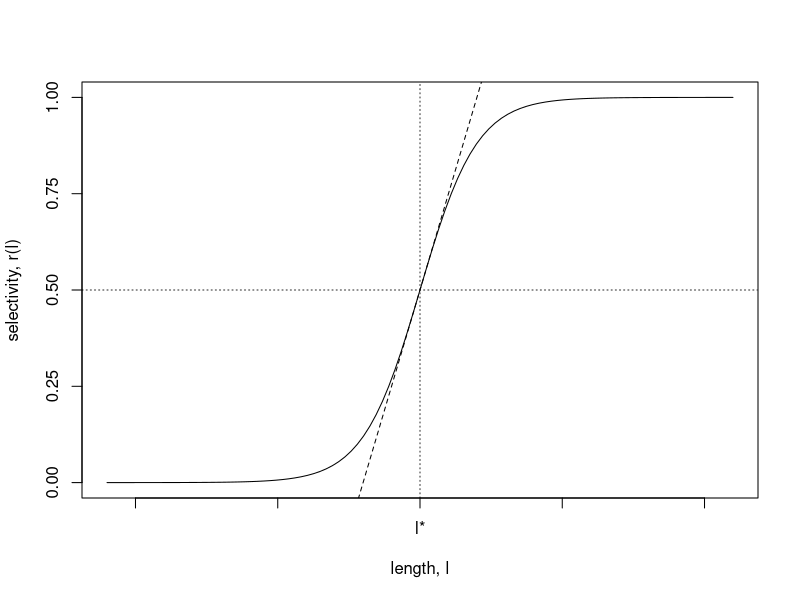
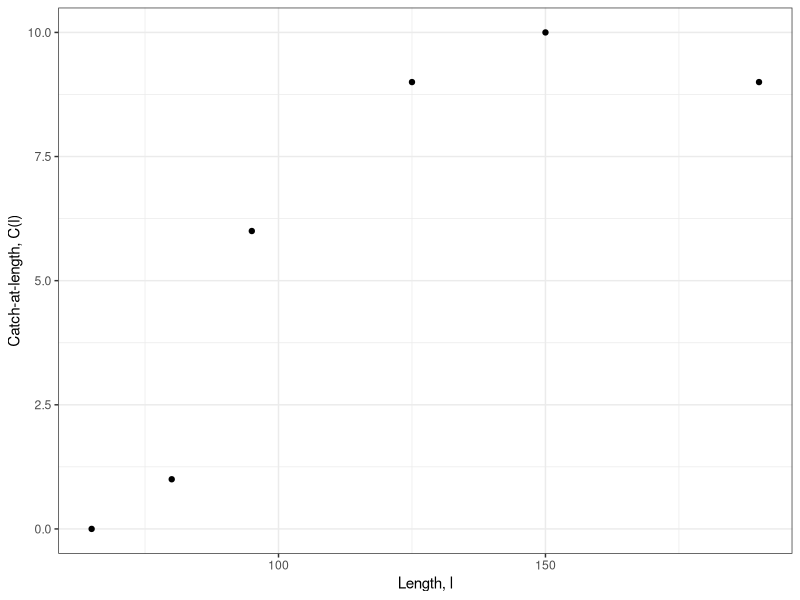
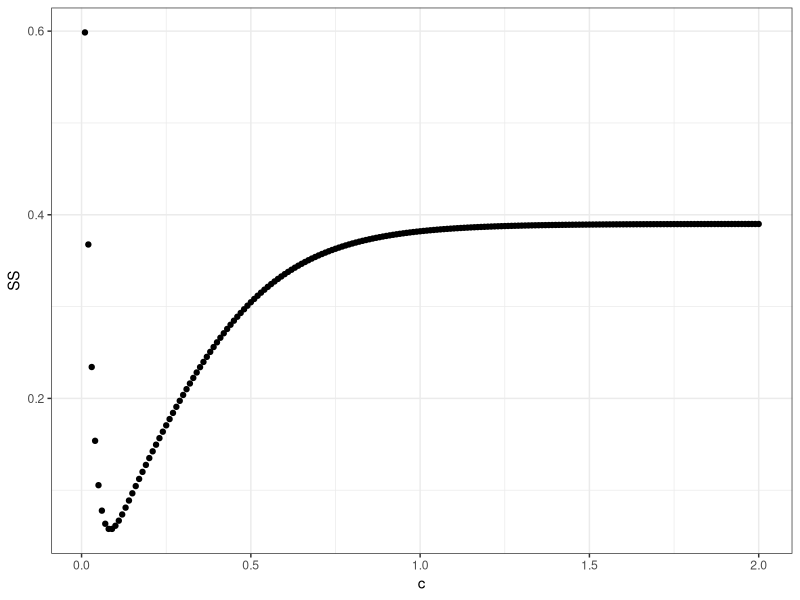
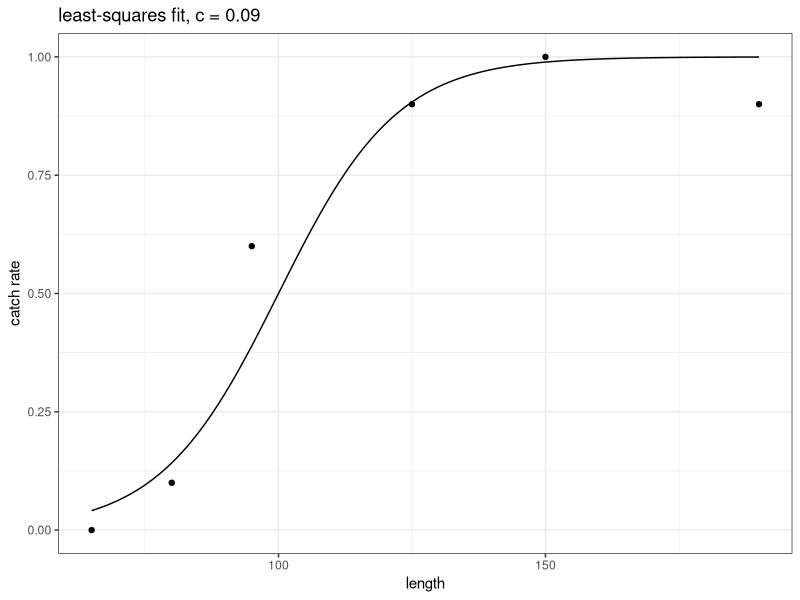
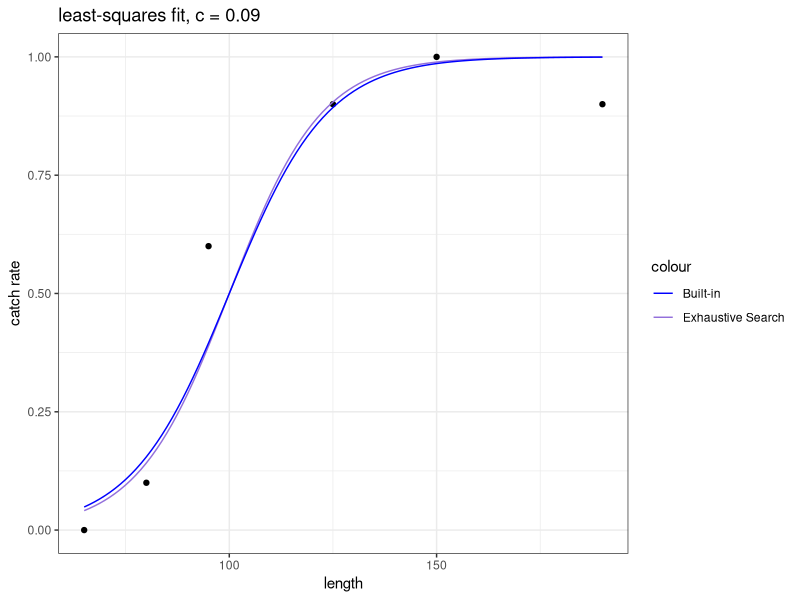
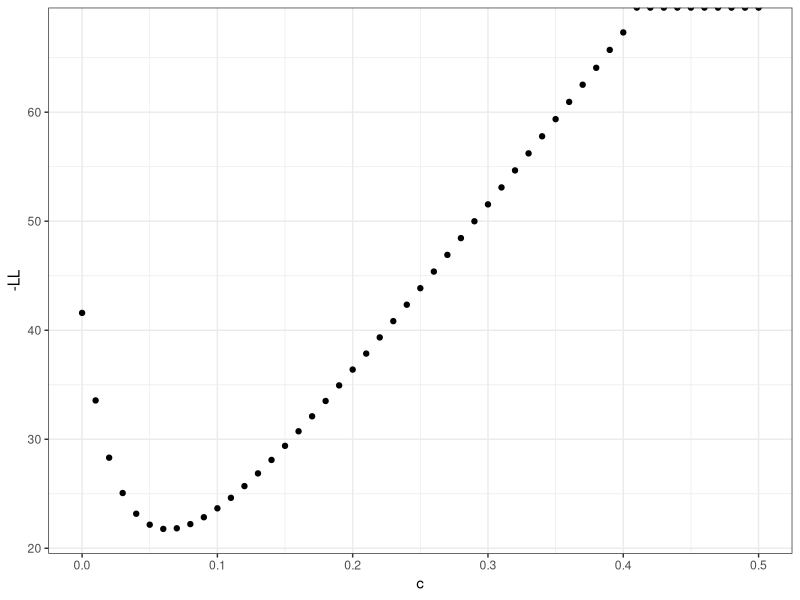
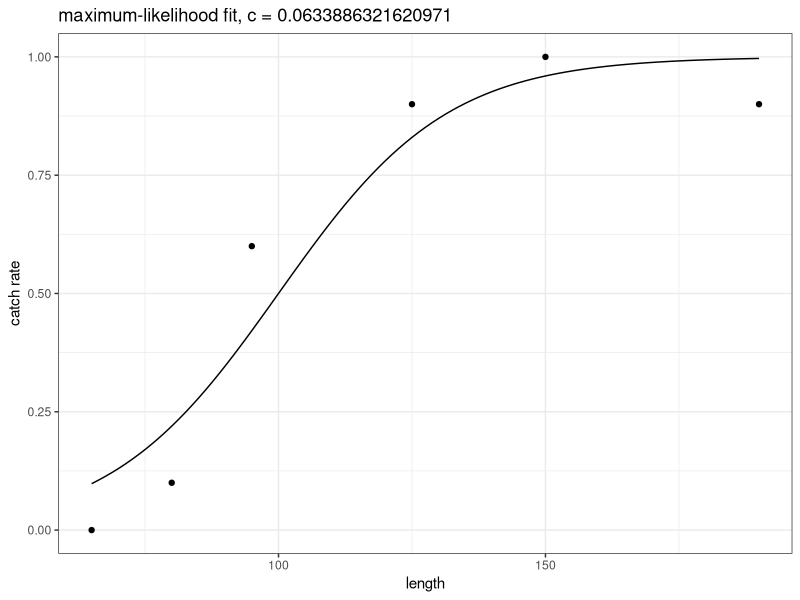
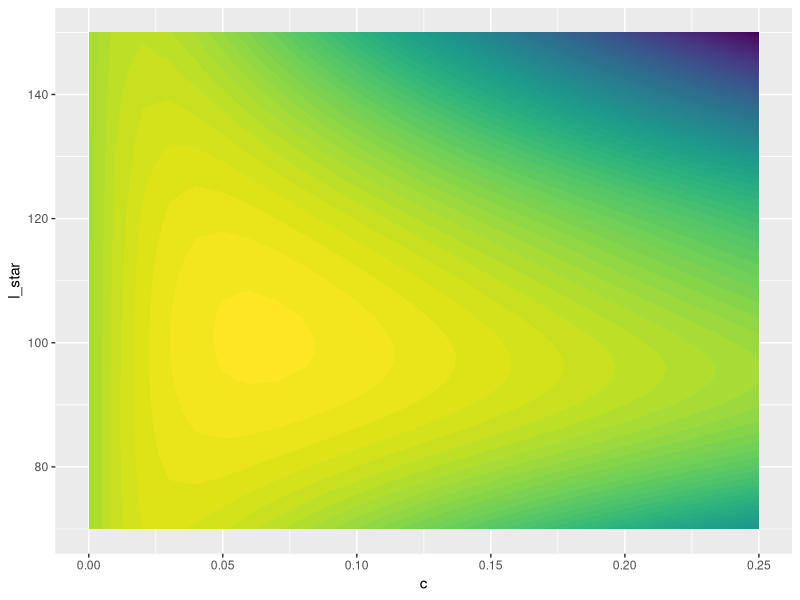

Reproduce these figures in R, in order.
## ---- chunk 1
knitr::opts_chunk$set(echo = TRUE)
knitr::opts_chunk$set(tidy=FALSE)
library(ggplot2)
## ---- chunk 2

l_star_example <- 0
c_example <- 1

m_example <- 
r_example <- function(l) exp(c_example*(l - l_star_example))/( 1 + exp(c_example*(l - l_star_example)) )

plot(r_example,xlim=c(-11,11),xlab="length, l",ylab="selectivity, r(l)",xaxt="n",yaxt="n")
abline(v=0,lty=3,col="grey20")
abline(h=1/2,lty=3,col="grey20")
abline(a=1/2 ,b=1/4,lty=2)
axis(1,at=c(-10,-5,0,5,10),labels = c("","","l*","",""))
axis(2,at=c(0,0.25,0.5,.75,1))
## ---- chunk 3
scallop_data <- data.frame(
  length_bin = c(65,80,95,125,150,190),
  catch_at_length = c(0,1,6,9,10,9),
  escapes_at_length = c(10,9,4,1,0,1)
)

ggplot(scallop_data, aes(x=length_bin,y=catch_at_length)) + 
  geom_point() + 
  theme_bw() + 
  labs(x='Length, l',y='Catch-at-length, C(l)')
## ---- chunk 4
f_selectivity_1d <- function(l,c_){
  capture_rate <- exp(c_*(l - 100))/( 1 + exp(c_*(l - 100)) )
  return(capture_rate)
}
## ---- chunk 5
SS_f_selectivity_1d <- function(c_,length_classes,catch_rates){
  squared_errors <- (f_selectivity_1d(length_classes,c_) - catch_rates)^2
  output <- sum(squared_errors)
  return(output)
}
## ---- chunk 6
v_c_values <- seq(0.01,2,by=0.01)
v_SS_vs_c <- vector()

catch_rates <- scallop_data$catch_at_length / 10

for(c_i in v_c_values){
 v_SS_vs_c <- c(v_SS_vs_c,SS_f_selectivity_1d(c_i,scallop_data$length_bin,catch_rates))
  }
## ---- chunk 7
df_plot_SS <- data.frame(c=v_c_values,SS=v_SS_vs_c)

ggplot(df_plot_SS,aes(x=c,y=SS)) +
  geom_point() + theme_bw()
## ---- chunk 8
c_exhaustive_search <- v_c_values[which.min(v_SS_vs_c)]
## ---- chunk 9

ggplot(scallop_data,aes(x=length_bin,y=catch_at_length/10)) +
  geom_point() + 
  geom_function(fun = ~ f_selectivity_1d(.x,c_exhaustive_search)) + 
  theme_bw() +
  labs(x="length",y="catch rate",title=paste("least-squares fit, c =",c_exhaustive_search))

## ---- chunk 10
c_r_optim <- optim(0.1, 
                   fn = function(c_) SS_f_selectivity_1d(c_,scallop_data$length_bin,catch_rates),
                   method="BFGS")$par
c_exhaustive_search <- v_c_values[which.min(v_SS_vs_c)]
## ---- chunk 11
colors <- c('Exhaustive Search' = 'mediumpurple','Built-in'='blue1')
ggplot(data=scallop_data,aes(x = length_bin, y = catch_at_length/10)) +
  geom_point() +
  geom_function(fun = ~ f_selectivity_1d(.x, c_exhaustive_search),aes(color='Exhaustive Search')) +
  geom_function(fun = ~ f_selectivity_1d(.x, c_r_optim),aes(color='Built-in')) +
  theme_bw() +
  labs(x="length",y="catch rate",title=paste("least-squares fit, c =",c_exhaustive_search)) + 
  scale_color_manual(values = colors)
## ---- chunk 12

LL_f_selectivity_1d <- function(c_,length_classes,catch_at_length,escape_at_length){
  
  LL_out <- 0
  
  for(i_length_class in 1:length(length_classes)){
    
    length_class_i <- length_classes[i_length_class]
    LL_i <- catch_at_length[i_length_class]*log(f_selectivity_1d(length_class_i,c_)) + 
      escape_at_length[i_length_class]*log(1-f_selectivity_1d(length_class_i,c_))
    
    LL_out <- LL_out + LL_i
    
  }
  
  return(LL_out)
}
## ---- chunk 13
f_LL_scallop_data <- function(x) LL_f_selectivity_1d(x,
                                                     scallop_data$length_bin,
                                                     scallop_data$catch_at_length,
                                                     scallop_data$escapes_at_length)
## ---- chunk 14
v_c_values <- seq(0,0.5,by=0.01)
df_plot_LL <- data.frame(c=v_c_values,LL=f_LL_scallop_data(v_c_values))


ggplot(df_plot_LL,aes(x=c,y=-LL)) +
  geom_point() + theme_bw()

## ---- chunk 15
c_r_optim <- optim(0.1, fn = function(c_) -f_LL_scallop_data(c_),method="BFGS")$par
## ---- chunk 16
ggplot(scallop_data,aes(x=length_bin,y=catch_at_length/10)) +
  geom_point() + 
  geom_function(fun = ~ f_selectivity_1d(.x,c_r_optim)) + 
  theme_bw() +
  labs(x="length",y="catch rate",title=paste("maximum-likelihood fit, c =",c_r_optim))
## ---- chunk 17
f_selectivity_2d <- function(l,c_,l_star){
  capture_rate <- exp(c_*(l - l_star))/( 1 + exp(c_*(l - l_star)) )
  return(capture_rate)
}
## ---- chunk 18
LL_f_selectivity_2d <- function(c_,l_star_,length_classes,catch_at_length,escape_at_length){
  
  LL_out <- 0
  
  for(i_length_class in 1:length(length_classes)){
    
    length_class_i <- length_classes[i_length_class]
    LL_i <- catch_at_length[i_length_class]*log(f_selectivity_2d(length_class_i,c_,l_star_)) + 
      escape_at_length[i_length_class]*log(1-f_selectivity_2d(length_class_i,c_,l_star_))
    
    LL_out <- LL_out + LL_i
    
  }
  
  return(LL_out)
}
## ---- chunk 19
f_LL_scallop_data <- function(c_,l_star) LL_f_selectivity_2d(c_,l_star,
                                                      scallop_data$length_bin,
                                                      scallop_data$catch_at_length,
                                                      scallop_data$escapes_at_length)
## ---- chunk 20
search_grid <- expand.grid(x=0:10,y=0:10)
head(search_grid)
## ---- chunk 21
v_c_values <- seq(0,0.25,by=0.01)
v_l_values <- seq(70,150,by=2)
df_plot_LL <- expand.grid(c=v_c_values,l_star=v_l_values)
df_plot_LL$LL <- NA

for(i_row in 1:nrow(df_plot_LL)){
df_plot_LL$LL[i_row] <- f_LL_scallop_data(df_plot_LL$c[i_row],df_plot_LL$l_star[i_row])
}

ggplot(df_plot_LL,aes(x=c,y=l_star,z=LL)) +
  geom_contour_filled(binwidth = 2.5,show.legend=FALSE)


# geom_raster(data=df, aes(fill=z)) +
#      scale_fill_gradient(limits=range(df$z), high = 'white', low = 'red')
  
## ---- chunk 22
params_LL_exhaustive <- df_plot_LL[which.min(-df_plot_LL$LL),c("c","l_star")]
## ---- chunk 23
param_r_optim <- optim(c(0.1,100), 
                       fn = function(params) -f_LL_scallop_data(params[1],params[2]),
                       method="Nelder-Mead")
